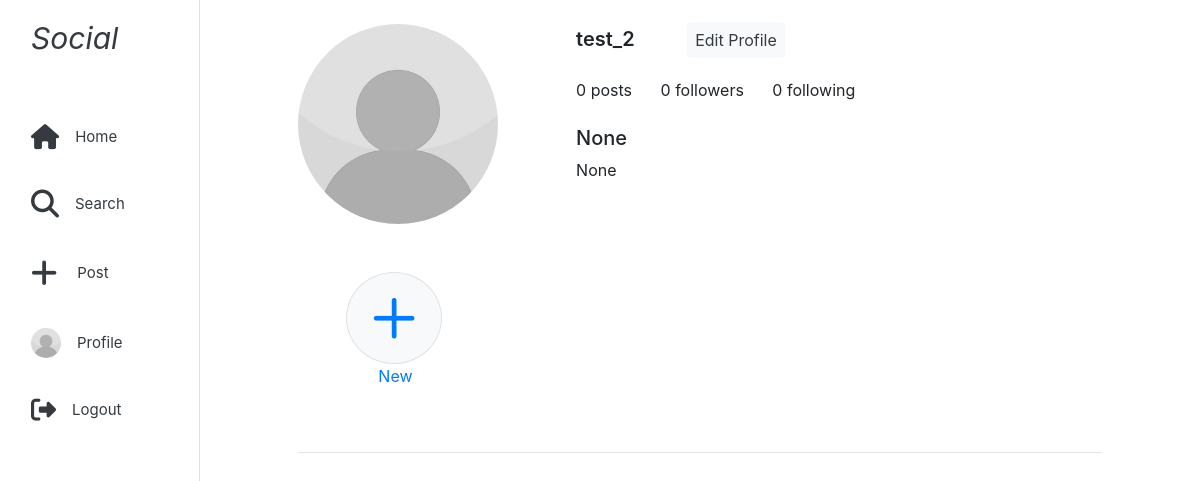
Before: /accounts/profile/ (signed in) with the older database file.
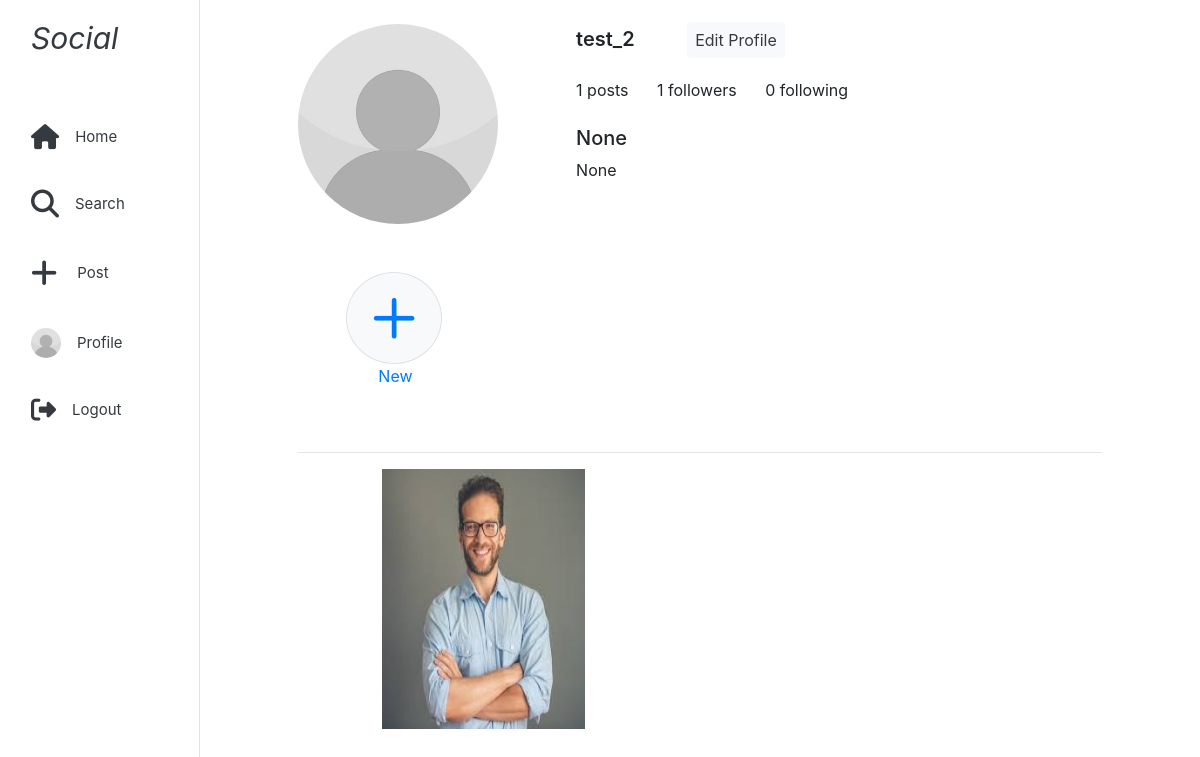
After: the same page with the newer database file.
### account/models.py (models this page shows, shortened)
class SocialUser(AbstractBaseUser, PermissionsMixin):
    email = models.EmailField(
        max_length=255,
        unique=True,
    )
    roll = models.CharField(max_length=15, unique=True)
    username = models.CharField(max_length=50, unique=True)
    is_active = models.BooleanField(default=True)
    is_superuser = models.BooleanField(default=False)
    is_staff = models.BooleanField(default=True)
    objects = SocialUserManager()
    USERNAME_FIELD = "email"
    REQUIRED_FIELDS = ["roll", "username"]

class UserProfile(models.Model):
    user = models.OneToOneField(SocialUser, on_delete=models.CASCADE, related_name='profile')
    profile_pic = models.ImageField(upload_to=upload_profile_pic, default='default.jpg')
    bio = models.CharField(max_length=100, blank=True, null=True)
    full_name = models.CharField(max_length=100, blank=True, null=True)

### post/models.py (models this page shows, shortened)
class Post(models.Model):
    user = models.ForeignKey(SocialUser, on_delete=models.CASCADE, related_name='post')
    content = models.FileField(upload_to='upload_post')
    caption = models.CharField(max_length=255, blank=True, null=True)
    post_created = models.DateTimeField(auto_now_add=True)
    post_updated = models.DateTimeField(auto_now=True)
    def media_type_html(self):
        type_tuple = guess_type(self.content.url, strict=True)
        if (type_tuple[0]).__contains__("image"):
            return "image"
        elif (type_tuple[0]).__contains__("video"):
            return "video"

### account/views.py (the view, shortened to what this page needs)
# urls.py: path('profile/', views.user_profile, name='profile'),
@login_required
def user_profile(request):
    try:
        user_profile = UserProfile.objects.get(user=request.user)
        user_posts = Post.objects.filter(user=request.user).order_by('-post_created')
    except:
        user_profile = None
    form = PostForm()
    return render(request, 'profile.html', context={'user_profile':user_profile, 'user_posts':user_posts, 'form':form})

### account/templates/profile.html (shortened to what this page needs)
{% extends 'navbar.html' %}
{% load static %}
{% load crispy_forms_tags %}
{% block body %}
    <div class="container-md  mt-4">
        <div class="row">
            <div class="col-lg-1">
            </div>
            <div class="col-lg-10 col-12">
                <div class="container-md">
                    <div class=" row">
                        <div class="col-4 col-sm-3  col-md-4 text-center">
                            <img src="/media/{{user.profile.profile_pic}}" width="200" height="200" alt="" srcset="" class="d-md-block d-none rounded-circle">
                        </div>
                        <div class="col-8 col-sm-9 col-md-8  ">
                            <div class="">
                                <span class="" style="font-size: 20px; font-weight: 600;">{{user.username}}</span>
                                <a href="#" class="text-dark d-md-inline d-none bg-light p-2 ml-5 rounded text-bold text-decoration-none">Edit Profile</a>
                            </div>
                            <div class="d-none d-md-block  flex mt-4 ">
                                <span class=" mr-md-4">{{user.post.count}} posts</span>
                                <span class="mr-md-4">{{user.follower.count}} followers</span>
                                <span >{{user.following.count}} following</span>
                            </div>
                            <div class= "d-md-block d-none mt-4">
                                <h5>{{user.profile.full_name}}</h5>
                                <p>{{ user.profile.bio}}</p>
                            </div>
                        </div>
                    </div>
                    <div class=" d-inline-block cursor-pointer m-5" style="cursor: pointer;" >
                        <a href="{% url 'post:upload' %}">
                            <i class="fa-solid fa-plus bg-light border rounded-circle " style="font-size: 50px ; font-weight: 100; padding: 20px 25px;"></i>
                            <br><span style="margin-left: 32px;">New</span>
                        </a>
                    </div>
                    <hr>
                </div>
            </div>
            <div class="col-lg-1">
            </div>
        </div>
        <div class="row">
            <div class="col-md-2"></div>
            <div class="col-md-8">
                {% for post in user_posts %}
                    {% if post.media_type_html == "video" %}
                        <video style="width: 32%; height: 260px;" alt="This is video" > <source src="/media/{{ post.content }}" > </video>
                    {% elif post.media_type_html == "image" %}
                        <img src="/media/{{post.content}}" style="width: 32%; height: 260px;" alt="">
                    {% endif %}
                {% endfor %}
            </div>
            <div class="col-md-2"></div>
        </div>
    </div>
{% endblock %}

### templates/navbar.html (shortened to what this page needs)
<!DOCTYPE html>
{% load static %}
<html lang="en">
  <head>
    <link
      rel="stylesheet"
      href="https://cdn.jsdelivr.net/npm/bootstrap@4.0.0/dist/css/bootstrap.min.css"
    />
  </head>
  <body>
    <div class="container-fluid ">
      <div class="row flex-nowrap ">
        <div class="d-none d-md-block  col-auto col-md-1 col-xl-2 sticky-top  border-right" style="height: 100vh;">
          <div class="">
            <ul class="nav nav-pills flex-column mt-2 text-dark">
              <li class="nav-item  mb-5">
                <a href="{% url 'home' %}" class="nav-link text-dark">
                  <span class="d-none d-xl-inline font-italic" style="font-size: 30px;">Social</span>
                </a>
              </li>
              <li class="nav-item mb-4">
                <a href="{% url 'home' %}" class="nav-link text-dark d-flex align-items-center" style="font-size: 15px;">
                  <i class="fa fa-home " style="font-size: 25px; margin-right: 16px;"></i>
                  <span class="d-none d-xl-inline  ">Home</span>
                </a>
              </li>
              <li class="nav-item mb-4">
                <a href="{% url 'home' %}" class="nav-link text-dark d-flex align-items-center" style="font-size: 15px;" data-toggle="modal" data-target="#exampleModal">
                  <i class="fa-solid fa-magnifying-glass" style="font-size: 28px; margin-right: 16px;"></i>
                  <span class="d-none d-xl-inline  ">Search</span>
                </a>
              </li>
              <li class="nav-item mb-4">
                <a href="{% url 'post:upload' %}" class="nav-link text-dark d-flex align-items-center" style="font-size: 15px; cursor: pointer;" >
                  <i class="fa-solid fa-plus" style="font-size: 30px; margin-right: 20px;"></i>
                  <span class="d-none d-xl-inline  ">Post</span>
                </a>
              </li>
              <li class="nav-item mb-4">
                <a href="{% url 'account:profile' %}" class="nav-link text-dark d-flex align-items-center" style="font-size: 15px;">
                  {% if user.profile.profile_pic %}
                    <img src="/media/{{user.profile.profile_pic}}" height="30" width="30" style="margin-right: 16px;" alt="" srcset="" class="rounded-circle">
                  {% else %}
                    <i class="fa-solid fa-user" style="font-size: 25px;margin-right: 20px;"></i>
                  {% endif %}
                  <span class="d-none d-xl-inline  ">Profile</span>
                </a>
              </li>
              <li class="nav-item mb-4">
                <a href="{% url 'account:logout' %}" class="nav-link text-dark d-flex align-items-center" style="font-size: 15px;">
                  <i class="fa fa-sign-out " style="font-size: 25px;margin-right: 16px;" aria-hidden="true"></i>
                  <span class="d-none d-xl-inline ">Logout</span>
                </a>
              </li>
            </ul>
          </div>
        </div>
        <div class="col-12 col-md-11 col-xl-10">{% block body %} {% endblock%}</div>
      </div>
  </body>
</html>

Changed rows visible on the page:
changed SocialUser "test_2": post.count "0" → "1"; follower.count "0" → "1"
added Post: content (picture)
